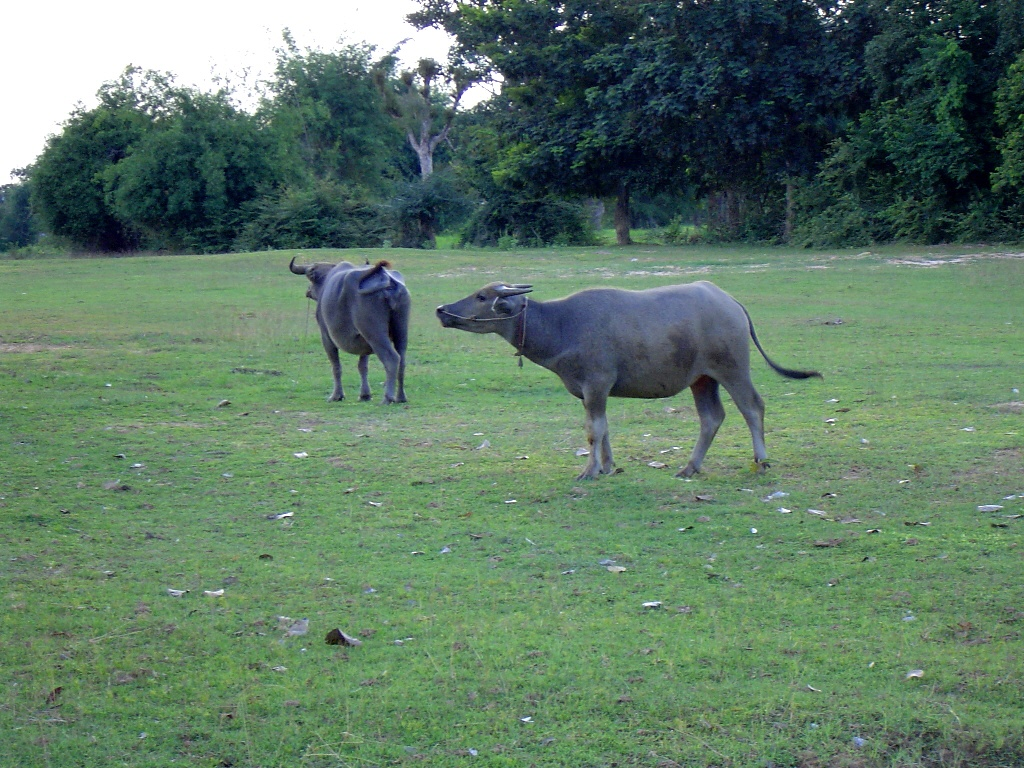
//> input picture OpenCV2_learn/1_ComputerVisionProgrammingGuide_3rd/images/Kwai051a.jpg, 1024 x 768 px
$ ./7-3-1 ../images/Kwai051a.jpg   (built with g++ and OpenCV 4)
//> lines starting //> are read from the running program, lines starting //| are printed output that depends on the picture
#include <iostream>

#include <opencv2/highgui/highgui.hpp>
#include <opencv2/imgproc/imgproc.hpp>


int main(int argc, char *argv[])
{
    if (argc != 2)
    {
        std::cerr << "Parameters Error!" << std::endl;
        return -1;
    }

    // Load Gray Image
    cv::Mat image = cv::imread(argv[1], 0);
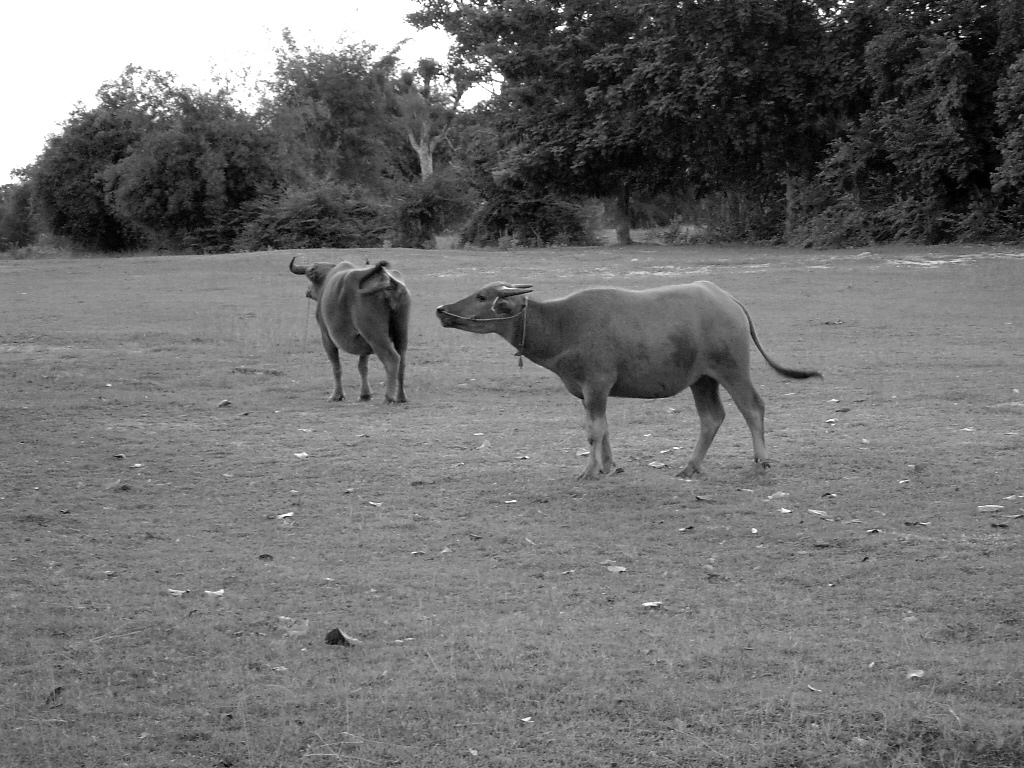
//> image: 768 rows x 1024 cols, CV_8UC1; min 0, max 255, mean 111.8

    // Canny
    cv::Mat contours;
    cv::Canny(image, contours, 125, 350);
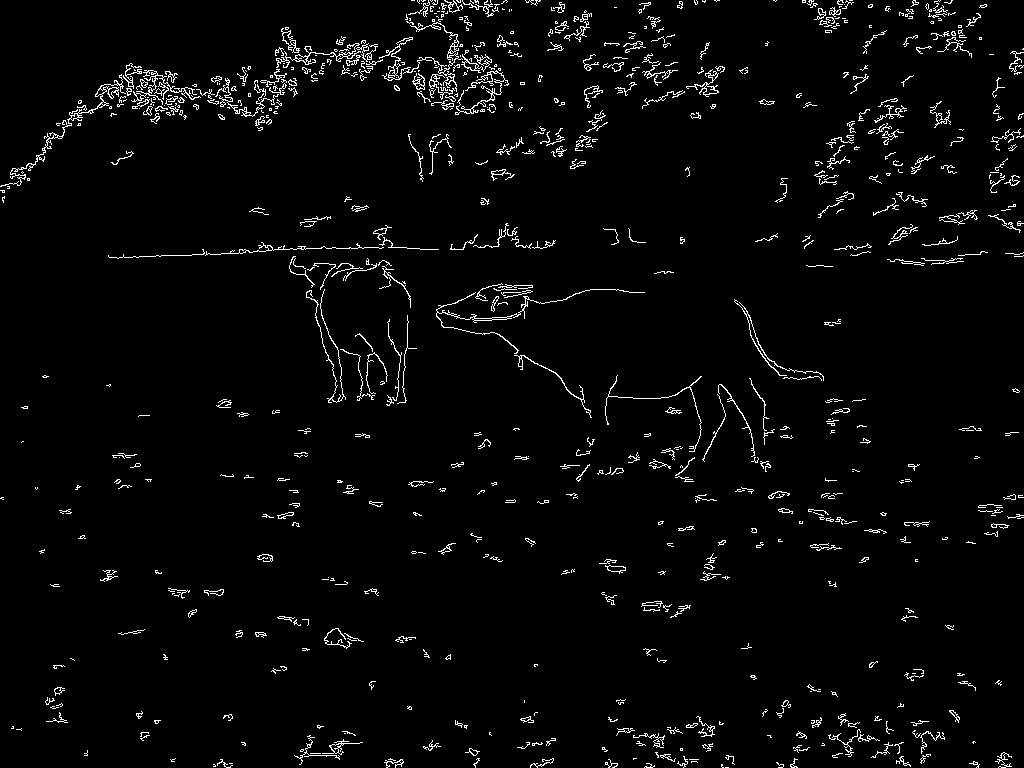
//> contours: 768 rows x 1024 cols, CV_8UC1; 2.9% white in thin lines or dots

    // Hough Transform to Detect Lines
    std::vector<cv::Vec2f> lines;
    cv::HoughLines(contours, lines, 1, CV_PI/180, 60);
//> lines = 1228 lines (rho, theta), first 12: [261, 1.54], [100, 1.5], [106, 1.47], [118, 1.45], [107, 1.52], [98, 1.54], [108, 1.47], [264, 1.52], [114, 1.47], [121, 1.43], [96, 1.54], [254, 1.55]

    // show lines
    std::vector<cv::Vec2f>::const_iterator it = lines.begin();
    while (it != lines.end())
    {
        float rho = (*it)[0];
        float theta = (*it)[1];

        if (theta < CV_PI/4.0 || theta > 3.0 * CV_PI/4.0)
        {
            cv::Point pt1(rho/std::cos(theta), 0);
            cv::Point pt2((rho - contours.rows*std::sin(theta)) / std::cos(theta), contours.rows);

            cv::line(image, pt1, pt2, cv::Scalar(255), 1);
        }
        else
        {
            cv::Point pt1(0, rho/std::sin(theta));
            cv::Point pt2(contours.cols, (rho-contours.cols*std::cos(theta))/std::sin(theta));

            cv::line(image, pt1, pt2, cv::Scalar(255), 1);
        }

        ++it;
    }
//> this loop made 1228 passes
//> (rho, theta, pt1, pt2) on passes 1 to 12: (261, 1.54, Point(0, 261), Point(1024, 225)), (100, 1.5, Point(0, 100), Point(1024, 28)), (106, 1.47, Point(0, 106), Point(1024, -1)), (118, 1.45, Point(0, 118), Point(1024, -6)), (107, 1.52, Point(0, 107), Point(1024, 53)), (98, 1.54, Point(0, 98), Point(1024, 62)), (108, 1.47, Point(0, 108), Point(1024, 0)), (264, 1.52, Point(0, 264), Point(1024, 210)), (114, 1.47, Point(0, 114), Point(1024, 7)), (121, 1.43, Point(0, 122), Point(1024, -21)), (96, 1.54, Point(0, 96), Point(1024, 60)), (254, 1.55, Point(0, 254), Point(1024, 236))
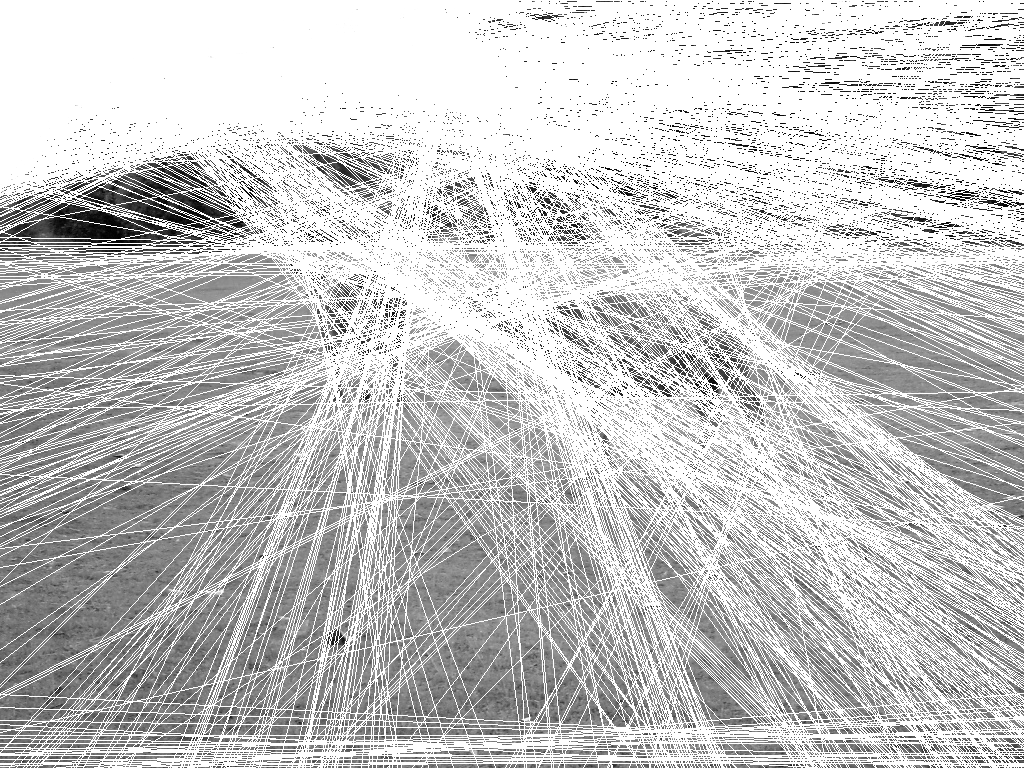
//> image: 768 rows x 1024 cols, CV_8UC1; min 0, max 255, mean 197.4

    cv::imshow("lines", image);

    cv::waitKey(0);
    cv::destroyAllWindows();

    return 0;
}

$ run again, on OpenCV2_learn/1_ComputerVisionProgrammingGuide_3rd/images/1.png
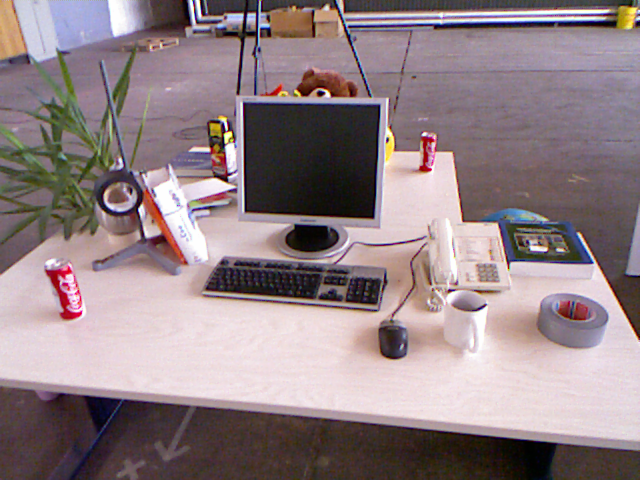
//> input picture OpenCV2_learn/1_ComputerVisionProgrammingGuide_3rd/images/1.png, 640 x 480 px
//> `cv::Canny(image, contours, 125, 350);`:
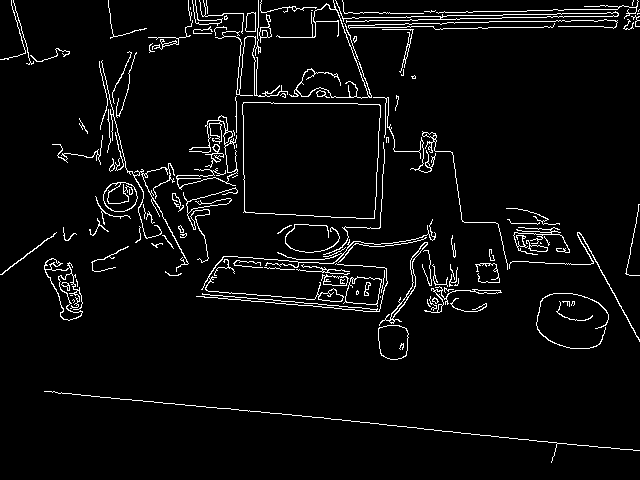
//> contours: 480 rows x 640 cols, CV_8UC1; 4.4% white in thin lines or dots
//> lines = 758 lines (rho, theta), first 12: [382, 1.68], [36, 1.55], [23, 1.55], [27, 1.55], [30, 1.55], [275, 1.66], [20, 1.55], [13, 1.57], [6, 1.59], [44, 1.52], [-1, 1.61], [38, 1.52]
//> the loop `while (it != lines.end())` made 758 passes
//> (rho, theta, pt1, pt2) on passes 1 to 8: (382, 1.68, Point(0, 384), Point(640, 451)), (36, 1.55, Point(0, 36), Point(640, 24)), (23, 1.55, Point(0, 23), Point(640, 11)), (27, 1.55, Point(0, 27), Point(640, 15)), (30, 1.55, Point(0, 30), Point(640, 18)), (275, 1.66, Point(0, 276), Point(640, 332)), (20, 1.55, Point(0, 20), Point(640, 8)), (13, 1.57, Point(0, 13), Point(640, 13))
//> after the loop `while (it != lines.end())`:
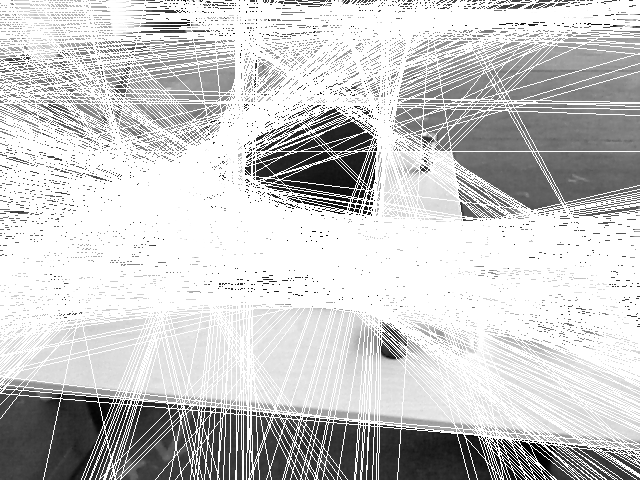
//> image: 480 rows x 640 cols, CV_8UC1; min 1, max 255, mean 201.3

$ run again, on OpenCV2_learn/1_ComputerVisionProgrammingGuide_3rd/images/2.png
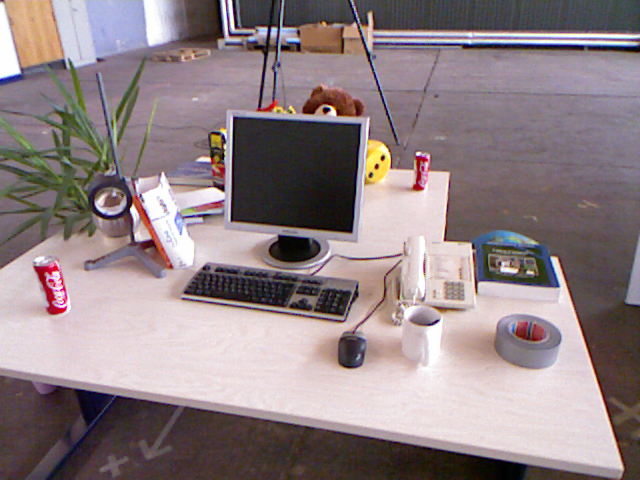
//> input picture OpenCV2_learn/1_ComputerVisionProgrammingGuide_3rd/images/2.png, 640 x 480 px
//> `cv::Canny(image, contours, 125, 350);`:
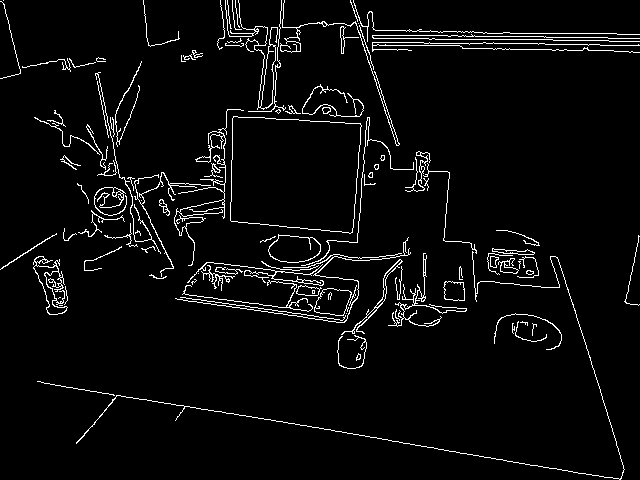
//> contours: 480 rows x 640 cols, CV_8UC1; 4.2% white in thin lines or dots
//> lines = 680 lines (rho, theta), first 12: [372, 1.73], [27, 1.59], [366, 1.75], [45, 1.57], [23, 1.59], [34, 1.59], [33, 1.57], [52, 1.55], [40, 1.59], [30, 1.59], [195, 1.68], [269, 1.71]
//> the loop `while (it != lines.end())` made 680 passes
//> (rho, theta, pt1, pt2) on passes 1 to 8: (372, 1.73, Point(0, 376), Point(640, 478)), (27, 1.59, Point(0, 27), Point(640, 38)), (366, 1.75, Point(0, 371), Point(640, 484)), (45, 1.57, Point(0, 45), Point(640, 45)), (23, 1.59, Point(0, 23), Point(640, 34)), (34, 1.59, Point(0, 34), Point(640, 45)), (33, 1.57, Point(0, 33), Point(640, 33)), (52, 1.55, Point(0, 52), Point(640, 40))
//> after the loop `while (it != lines.end())`:
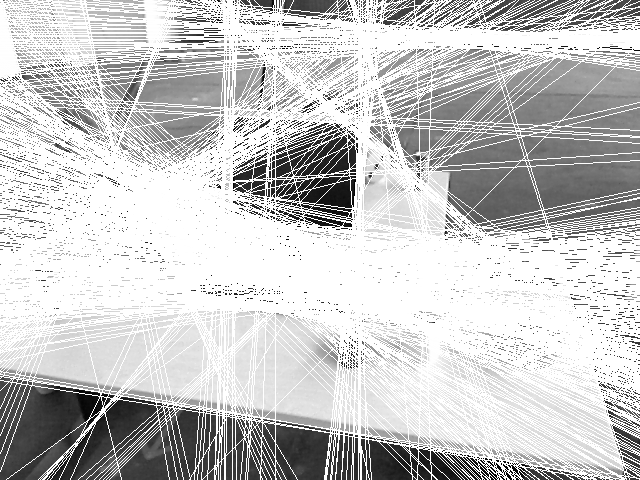
//> image: 480 rows x 640 cols, CV_8UC1; min 1, max 255, mean 199.3

$ run again, on OpenCV2_learn/1_ComputerVisionProgrammingGuide_3rd/images/World_Mission_Society_Church_of_God_DC.jpeg
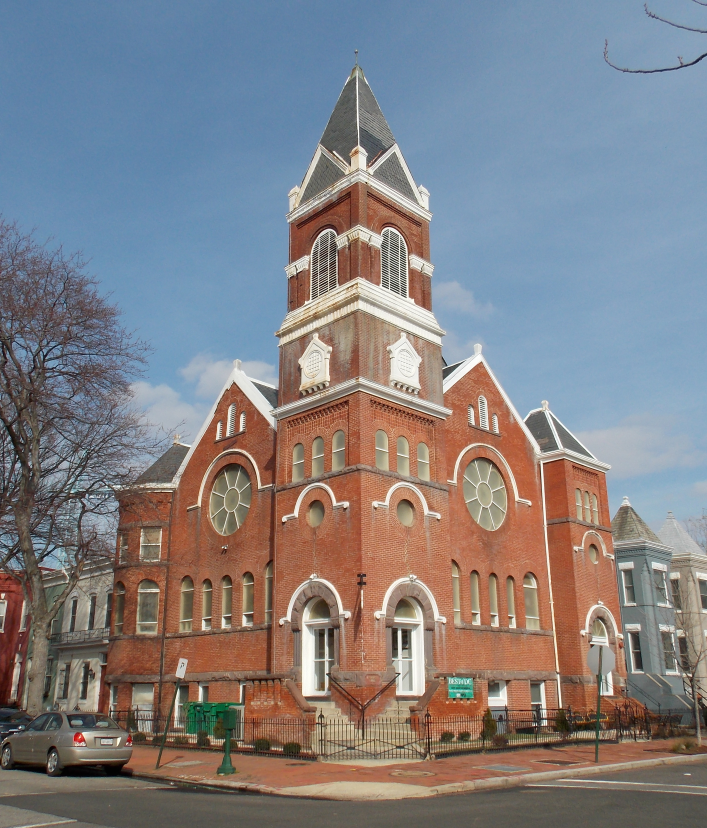
//> input picture OpenCV2_learn/1_ComputerVisionProgrammingGuide_3rd/images/World_Mission_Society_Church_of_God_DC.jpeg, 2828 x 3312 px (shown at 1/4 size)
//> `cv::Mat image = cv::imread(argv[1], 0);`:
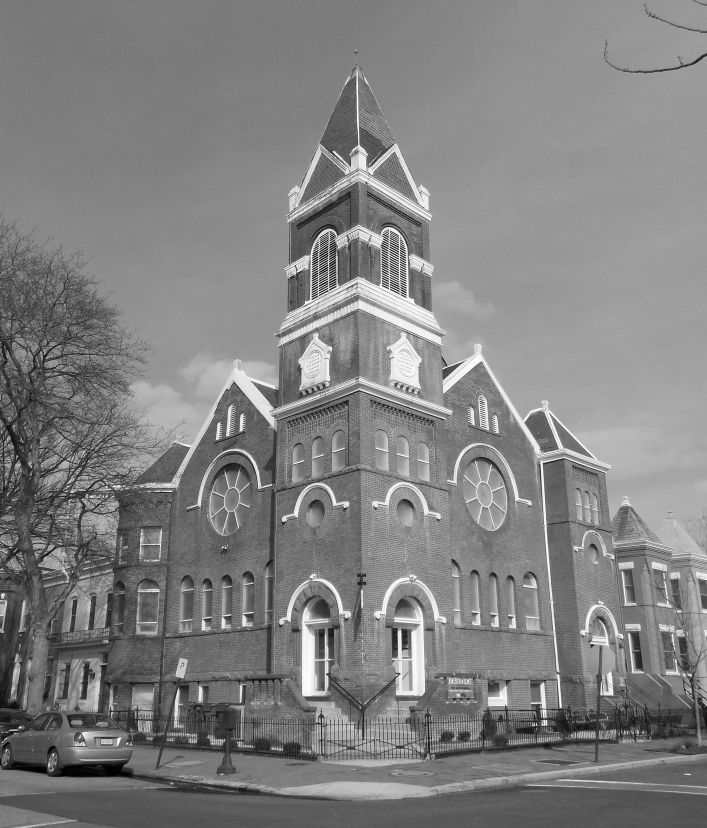
//> image: 3312 rows x 2828 cols, CV_8UC1 (shown at 1/4 size); min 0, max 255, mean 129.1
//> `cv::Canny(image, contours, 125, 350);`:
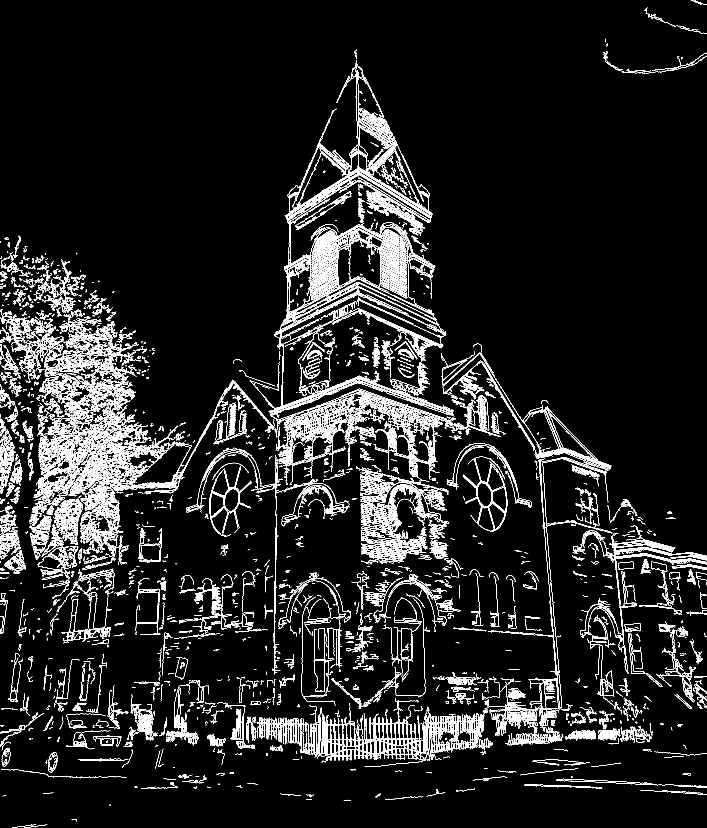
//> contours: 3312 rows x 2828 cols, CV_8UC1 (shown at 1/4 size); 4.9% white in thin lines or dots
//> lines = 63424 items
//> the loop `while (it != lines.end())` made 63424 passes
//> (rho, theta, pt1, pt2) on passes 2, 3, 4, 5, 7, 8, 9, 10: (-1521, 3.12, Point(1521, 0), Point(1579, 3312)), (-1545, 3.12, Point(1545, 0), Point(1603, 3312)), (-1494, 3.11, Point(1494, 0), Point(1610, 3312)), (-1472, 3.09, Point(1474, 0), Point(1647, 3312)), (-1412, 3.11, Point(1412, 0), Point(1528, 3312)), (1628, 0.785, Point(0, 2302), Point(2828, -525)), (-1512, 3.11, Point(1512, 0), Point(1628, 3312)), (1742, 0.785, Point(0, 2463), Point(2828, -364))
